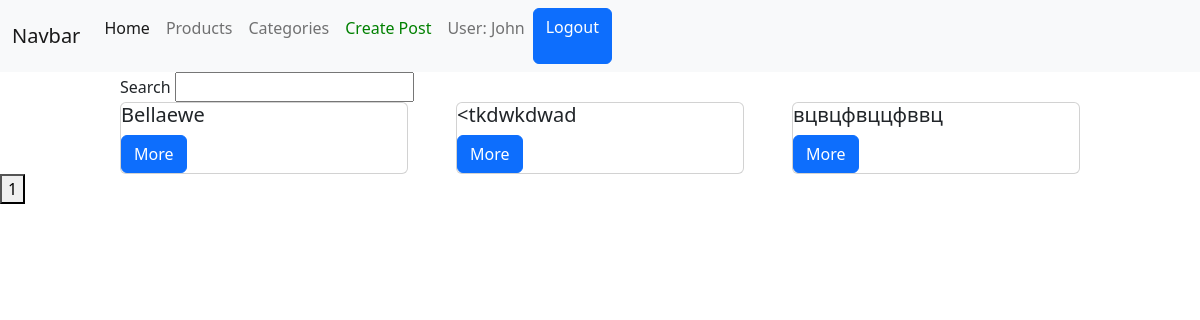
The page /products/ (signed in) on the database its author committed.
### products/models.py (models this page shows, shortened)
class Product(models.Model):
    author = models.ForeignKey(User, on_delete=models.CASCADE, null=True)
    image = models.ImageField()
    title = models.CharField(max_length=180)
    price = models.IntegerField(default=1)
    colour = models.CharField(max_length=20)
    characteristics = models.TextField()
    description = models.TextField()
    categories = models.ManyToManyField(Category)

### products/views.py (the view)
# urls.py: path('products/', products_view),
def products_view(request):
    if request.method == 'GET':
        category_id = request.GET.get('category_id')
        search_text = request.GET.get('search')
        page = int(request.GET.get('page', 1))
        if category_id:
            products = Product.objects.filter(categories__in=[category_id])
        else:
            products = Product.objects.all()
        if search_text:
            products = products.filter(title__icontains=search_text)
        products = [{
            'id': product.id,
            'image': product.image,
            'title': product.title,
            'price': product.price,
            'colour': product.colour,
            'characteristics': product.characteristics,
            'descriptions': product.description,
            'categories': product.categories.all()
        }for product in products]
        max_page = round(products.__len__() / PAGINATION_LIMIT)
        posts = products[PAGINATION_LIMIT * (page-1):PAGINATION_LIMIT * page]
        data = {
            'products': products,
            'user': get_user_from_request(request),
            'max_page': range(1, max_page + 1)
        }
        return render(request, 'products/products.html', context=data)

### users/utils.py (called while the page is built)
def get_user_from_request(request):
    return request.user if not request.user.is_anonymous else None

### templates/products/products.html (shortened to what this page needs)
{% extends 'layouts/main.html' %}
{% block content %}
    <div class="search">
        <form action="/products/" method="get">
            <span>Search</span>
            <input type="text" name="search" value="">
        </form>
    </div>
    <div class="products">
    {% for product in products %}
        <div class="card" style="width: 18rem;">
            <div class="card_body">
                <h5 class="card-title">{{ product.title }}</h5>
                <a href="/products/{{ product.id }}/" class="btn btn-primary">More</a>
            </div>
        </div>
    {% endfor %}
    </div>
    <div>
        {% for page in max_page %}
            <a href="/products/?page={{ page }}">
                <button>{{ page }}</button>
            </a>
        {% endfor %}
    </div>
{% endblock %}

### templates/layouts/main.html (shortened to what this page needs)
<!doctype html>
<html lang="en">
<head>
    <link rel="stylesheet" href="https://cdn.jsdelivr.net/npm/bootstrap@5.2.2/dist/css/bootstrap.min.css"
>
</head>
<body>
<div class="header">
    <nav class="navbar navbar-expand-lg navbar-light bg-light">
        <div class="container-fluid">
            <a class="navbar-brand" href="#">Navbar</a>
            <div class="collapse navbar-collapse" id="navbarNavAltMarkup">
                <div class="navbar-nav">
                    <a class="nav-link active" aria-current="page" href="/">Home</a>
                    <a class="nav-link" href="/products">Products</a>
                    <a class="nav-link" href="/categories">Categories</a>
                    {% if user %}
                        <a href="/products/create" class="nav-link" style="color: green">
                        Create Post
                        </a>
                        <p class="nav-link">User: {{ user.username }}</p>
                        <a href="/users/logout/" class="btn btn-primary">Logout</a>
                    {% else %}
                        <a href="/users/login/" class="nav-link">Login</a>
                        <a href="/users/register/" class="nav-link">Register</a>
                    {% endif %}
                </div>
            </div>
        </div>
    </nav>
</div>
{% block content %}
{% endblock %}
</body>
</html>

### templates/products/products.html (style rules this page uses)
.products { display: flex; justify-content: space-between; margin-left: 10%; width: 80%; flex-wrap: wrap; }
.search { width: 80%; margin-left: 10%; }

### rows shown on the page
Product: title "Bellaewe"
Product: title "<tkdwkdwad"
Product: title "вцвцфвццфввц"

### other values the page prints
{{ user.username }} "John"
{{ page }} "1"
